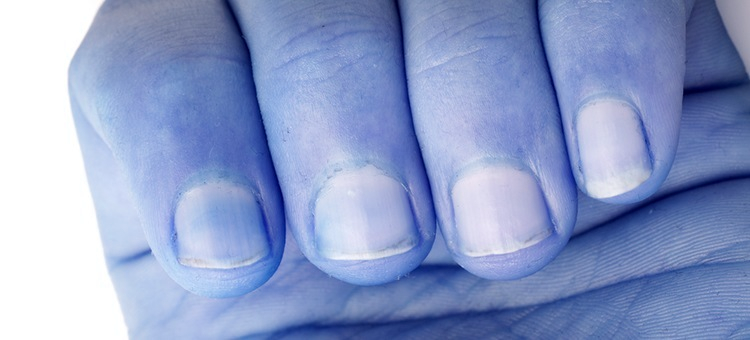
#> input picture 2_course/1 sem/PAC/Laboratory_5/archive/images/09aefeec-e05f-11e8-87a6-0242ac1c0002.jpg, 750 x 340 px, found by its file name
$ python tasks.py
#> lines starting #> are read from the running program, lines starting #| are printed output that depends on the picture; after the words box and inside, x2 and y2 are one past the last pixel; in counts of white or black regions, pixels touching at a corner belong together
import os
import cv2
import numpy as np

def apply_mask(image, label):
    mask_color = (255, 0, 0)
    alpha = 0.5
    mask = np.zeros_like(image)
    mask[:,:, 0] = label * (mask_color[0] / 255)
    mask[:,:, 1] = label * (mask_color[1] / 255)
    mask[:,:, 2] = label * (mask_color[2] / 255)

    mask_normalized = label / 255.0

    result = image.copy()

    for c in range(3):
        result[:, :, c] = (1 - mask_normalized * alpha) * image[:, :, c] + mask_normalized * alpha * mask[:, :, c]

    result = cv2.cvtColor(result, cv2.COLOR_BGR2RGB)

    return result

def cont(image, label):
    _, thresh_label = cv2.threshold(label, 200, 255, cv2.THRESH_BINARY)
    contours, hierarchy = cv2.findContours(thresh_label, cv2.RETR_TREE, cv2.CHAIN_APPROX_SIMPLE)
    result = image.copy()

    for i in range(len(contours)):
        # if cv2.contourArea(contours[i]) > 100:
        result = cv2.drawContours(result, contours, i, (0, 255, 0), 3)


    result = cv2.cvtColor(result, cv2.COLOR_BGR2RGB)

    return result

def task_1():
    images_folder_path = "archive/images/"
    labels_folder_path = "archive/labels/"

    images = os.listdir(images_folder_path)

    for name in images:
        image = cv2.imread(images_folder_path + name, cv2.IMREAD_COLOR_RGB)
        label = cv2.imread(labels_folder_path + name, cv2.IMREAD_GRAYSCALE)

        result = apply_mask(image, label)
        cnt = cont(image, label)


        cv2.imshow("contours", cnt)
        cv2.imshow("result", result)

        if(cv2.waitKey(0) == 27):
            break

def task_4():
    cap = cv2.VideoCapture(0)

    while True:
        ret, frame = cap.read()
        frame = cv2.cvtColor(frame, cv2.COLOR_BGR2GRAY)

        cv2.imshow("video", frame)

        if cv2.waitKey(10) == 27:
            break

    cap.release()
    cv2.destroyAllWindows()

def main():
    task_1()
#> in task_1, image is the input picture: shape (340, 750, 3); mean B, G, R 200.3, 157, 140.8
#> in task_1, `label = cv2.imread(labels_folder_path + name, cv2.IMREAD_GRAYSCALE)`:
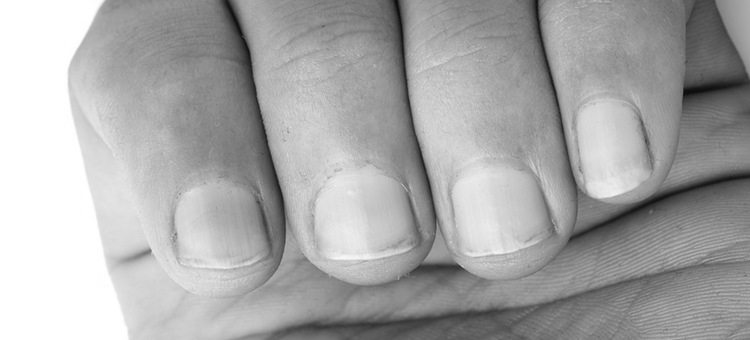
#> label: shape (340, 750); min 13, max 255, mean 168.1
#> in apply_mask, `mask[:,:, 0] = label * (mask_color[0] / 255)`:
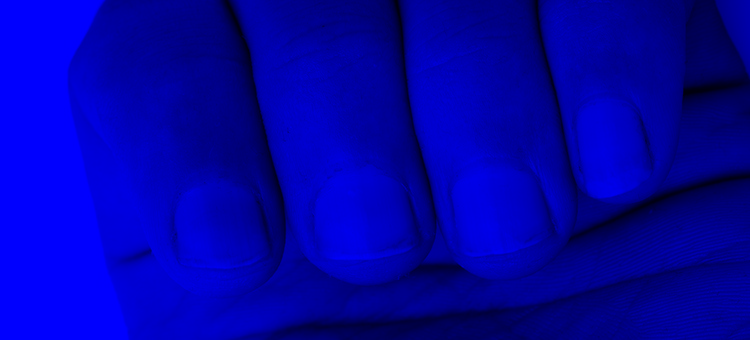
#> mask: shape (340, 750, 3); mean of channels 0, 1, 2 168.1, 0, 0; drawn as B, G, R
#> after the loop in apply_mask, `for c in range(3):`:
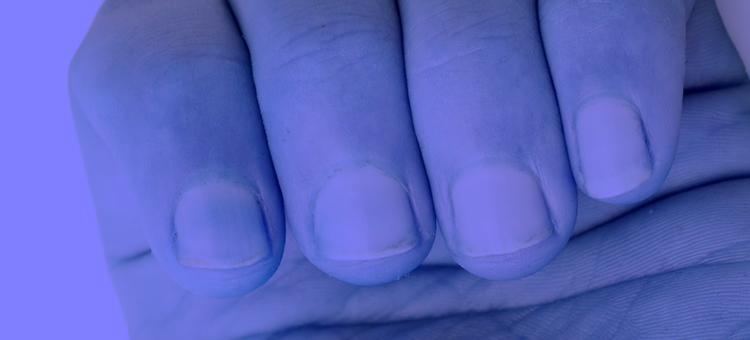
#> result: shape (340, 750, 3); mean B, G, R 190.5, 99.2, 87.8
#> in cont, `_, thresh_label = cv2.threshold(label, 200, 255, cv2.THRESH_BINARY)`:
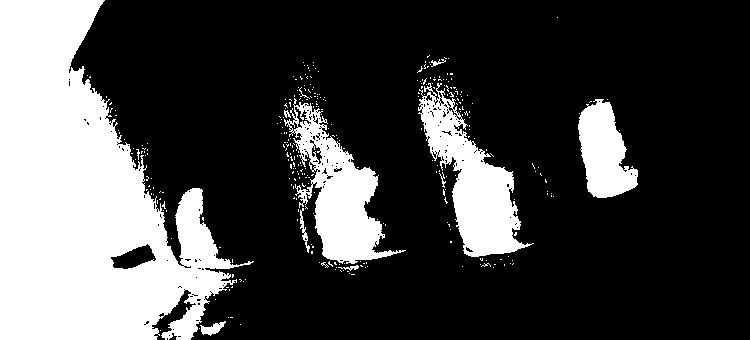
#> thresh_label: shape (340, 750); 27.2% white; 318 white regions (307 under 20 px)
#> in cont, `contours, hierarchy = cv2.findContours(thresh_label, cv2.RETR_TREE, cv..`: contours = 583 contours, 565 with area under 20; largest, box (x1, y1, x2, y2) and area: (0, 0, 254, 340) 49004, (418, 83, 534, 257) 7658, (284, 98, 406, 264) 7468, (578, 99, 638, 198) 3651, (110, 243, 157, 270) 674
#> after the loop in cont, `for i in range(len(contours)):`:
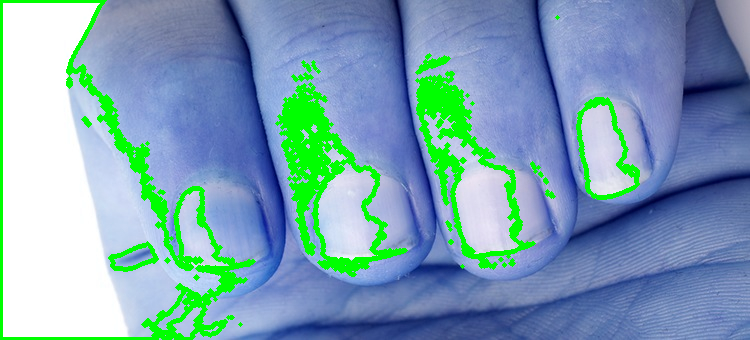
#> result: shape (340, 750, 3); mean B, G, R 178.5, 162.6, 123.5
#> (key Esc is pressed here)
    task_4()
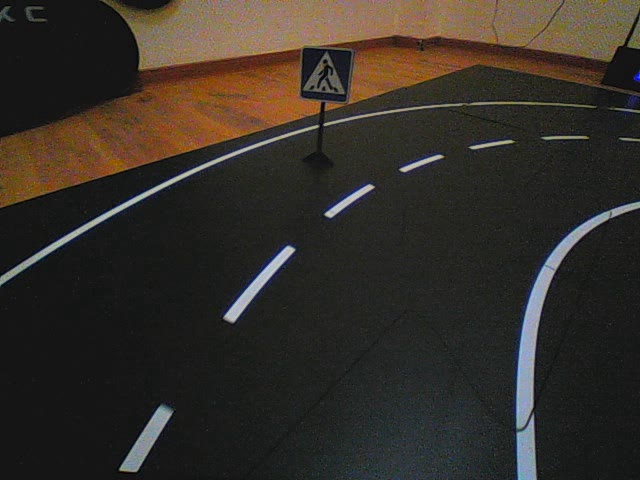
#> input picture 2_course/1_sem/PAC/Laboratory_5/1016.jpg, 640 x 480 px, given in place of the camera
#> in task_4, frame is the input picture: shape (480, 640, 3); mean B, G, R 40.3, 46.9, 52.4
#> in task_4, `frame = cv2.cvtColor(frame, cv2.COLOR_BGR2GRAY)`:
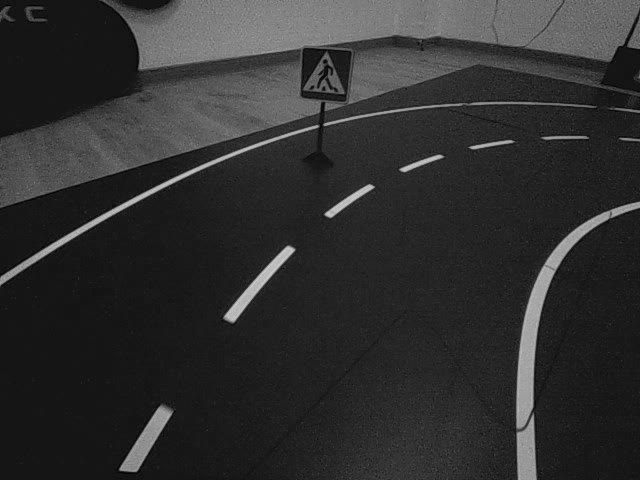
#> frame: shape (480, 640); min 0, max 214, mean 47.8
#> (key Esc is pressed here)

main()
